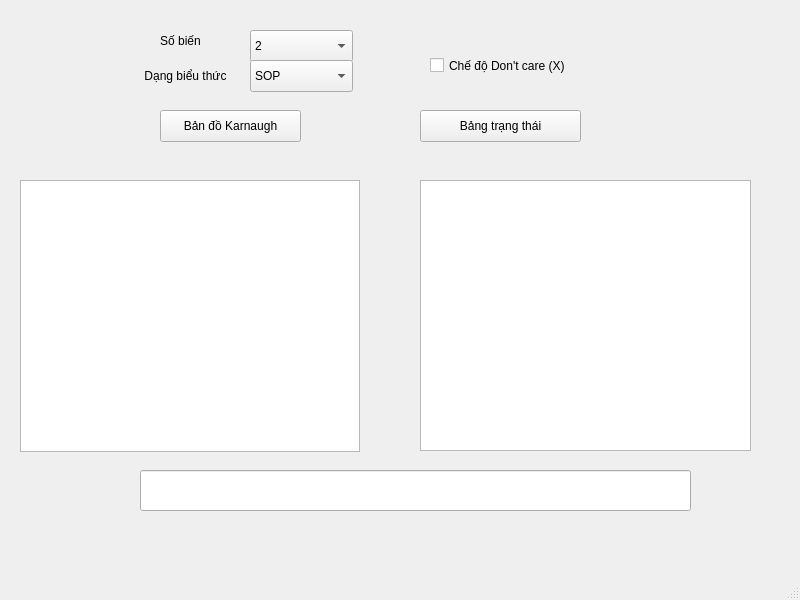
<?xml version="1.0" encoding="UTF-8"?>
<ui version="4.0">
 <class>KarnaughWindow</class>
 <widget class="QMainWindow" name="KarnaughWindow">
  <property name="geometry">
   <rect>
    <x>0</x>
    <y>0</y>
    <width>800</width>
    <height>600</height>
   </rect>
  </property>
  <property name="windowTitle">
   <string>MainWindow</string>
  </property>
  <widget class="QWidget" name="centralwidget">
   <widget class="QLabel" name="label">
    <property name="geometry">
     <rect>
      <x>150</x>
      <y>30</y>
      <width>61</width>
      <height>21</height>
     </rect>
    </property>
    <property name="text">
     <string>Số biến</string>
    </property>
    <property name="alignment">
     <set>Qt::AlignmentFlag::AlignCenter</set>
    </property>
   </widget>
   <widget class="QLabel" name="label_2">
    <property name="geometry">
     <rect>
      <x>130</x>
      <y>60</y>
      <width>111</width>
      <height>31</height>
     </rect>
    </property>
    <property name="text">
     <string>Dạng biểu thức</string>
    </property>
    <property name="alignment">
     <set>Qt::AlignmentFlag::AlignCenter</set>
    </property>
   </widget>
   <widget class="QComboBox" name="cbbSoBien">
    <property name="geometry">
     <rect>
      <x>250</x>
      <y>30</y>
      <width>103</width>
      <height>32</height>
     </rect>
    </property>
    <item>
     <property name="text">
      <string>2</string>
     </property>
    </item>
    <item>
     <property name="text">
      <string>3</string>
     </property>
    </item>
    <item>
     <property name="text">
      <string>4</string>
     </property>
    </item>
    <item>
     <property name="text">
      <string>5</string>
     </property>
    </item>
    <item>
     <property name="text">
      <string>6</string>
     </property>
    </item>
    <item>
     <property name="text">
      <string>7</string>
     </property>
    </item>
   </widget>
   <widget class="QComboBox" name="cbbDangBieuThuc">
    <property name="geometry">
     <rect>
      <x>250</x>
      <y>60</y>
      <width>103</width>
      <height>32</height>
     </rect>
    </property>
    <item>
     <property name="text">
      <string>SOP</string>
     </property>
    </item>
    <item>
     <property name="text">
      <string>POS</string>
     </property>
    </item>
   </widget>
   <widget class="QCheckBox" name="chkDontCare">
    <property name="geometry">
     <rect>
      <x>430</x>
      <y>50</y>
      <width>161</width>
      <height>31</height>
     </rect>
    </property>
    <property name="text">
     <string>Chế độ Don't care (X)</string>
    </property>
   </widget>
   <widget class="QPushButton" name="btnOK">
    <property name="geometry">
     <rect>
      <x>160</x>
      <y>110</y>
      <width>141</width>
      <height>32</height>
     </rect>
    </property>
    <property name="text">
     <string>Bản đồ Karnaugh</string>
    </property>
   </widget>
   <widget class="QTableWidget" name="tableKetQua">
    <property name="geometry">
     <rect>
      <x>420</x>
      <y>180</y>
      <width>331</width>
      <height>271</height>
     </rect>
    </property>
   </widget>
   <widget class="QLineEdit" name="txtKetQua">
    <property name="geometry">
     <rect>
      <x>140</x>
      <y>470</y>
      <width>551</width>
      <height>41</height>
     </rect>
    </property>
    <property name="font">
     <font>
      <pointsize>16</pointsize>
      <bold>true</bold>
     </font>
    </property>
    <property name="alignment">
     <set>Qt::AlignmentFlag::AlignCenter</set>
    </property>
    <property name="readOnly">
     <bool>true</bool>
    </property>
   </widget>
   <widget class="QPushButton" name="btnBangTrangThai">
    <property name="geometry">
     <rect>
      <x>420</x>
      <y>110</y>
      <width>161</width>
      <height>32</height>
     </rect>
    </property>
    <property name="text">
     <string>Bảng trạng thái</string>
    </property>
   </widget>
   <widget class="QGroupBox" name="grpNhapTay">
    <property name="enabled">
     <bool>true</bool>
    </property>
    <property name="geometry">
     <rect>
      <x>20</x>
      <y>200</y>
      <width>321</width>
      <height>151</height>
     </rect>
    </property>
    <property name="title">
     <string>Nhập giá trị thủ công  (cho&gt;4 biến)</string>
    </property>
    <widget class="QLineEdit" name="txtMainTerms">
     <property name="geometry">
      <rect>
       <x>10</x>
       <y>30</y>
       <width>301</width>
       <height>51</height>
      </rect>
     </property>
    </widget>
    <widget class="QLineEdit" name="txtDontCares">
     <property name="geometry">
      <rect>
       <x>10</x>
       <y>100</y>
       <width>271</width>
       <height>31</height>
      </rect>
     </property>
     <property name="font">
      <font>
       <bold>true</bold>
      </font>
     </property>
     <property name="placeholderText">
      <string>Nhập Don't Care</string>
     </property>
    </widget>
   </widget>
   <widget class="QTableWidget" name="tableKMap">
    <property name="geometry">
     <rect>
      <x>20</x>
      <y>180</y>
      <width>340</width>
      <height>272</height>
     </rect>
    </property>
   </widget>
  </widget>
  <widget class="QMenuBar" name="menubar">
   <property name="geometry">
    <rect>
     <x>0</x>
     <y>0</y>
     <width>800</width>
     <height>36</height>
    </rect>
   </property>
  </widget>
  <widget class="QStatusBar" name="statusbar"/>
 </widget>
 <resources/>
 <connections/>
</ui>
